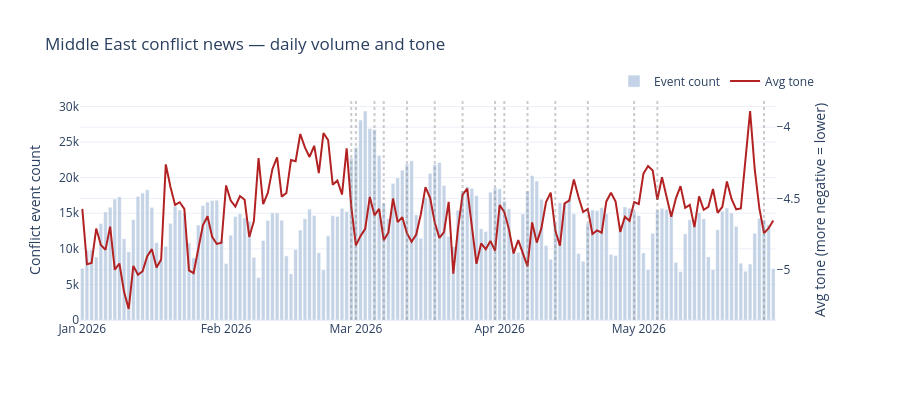

The code cell stored with this chart in its notebook:
### Markdown cell above
## Panel 2 — News signal: GDELT daily volume and tone

Daily count of Middle East conflict events (bars) and the mean tone score (line). The pre-war baseline is already 2,000–4,000 events/day across the 12 FIPS countries; the war shock is the *jump above* that baseline. Tone runs persistently negative — read the sign of changes, not the absolute level.

### Code cell
fig = make_subplots(specs=[[{"secondary_y": True}]])
fig.add_trace(
    go.Bar(
        x=events_daily["event_date"],
        y=events_daily["event_count"],
        name="Event count",
        marker_color="lightsteelblue",
        opacity=0.75,
    ),
    secondary_y=False,
)
fig.add_trace(
    go.Scatter(
        x=events_daily["event_date"],
        y=events_daily["avg_tone"],
        name="Avg tone",
        line=dict(color="firebrick", width=2),
    ),
    secondary_y=True,
)

for _, e in timeline.iterrows():
    fig.add_vline(x=e["event_date"], line_dash="dot", line_color="grey", opacity=0.4)

fig.update_yaxes(title_text="Conflict event count", secondary_y=False)
fig.update_yaxes(title_text="Avg tone (more negative = lower)", secondary_y=True)
fig.update_layout(
    title="Middle East conflict news — daily volume and tone",
    template="plotly_white",
    hovermode="x unified",
    height=400,
    legend=dict(orientation="h", yanchor="bottom", y=1.02, xanchor="right", x=1),
)
fig.show()

### Figure 1 — Plotly figure (JSON) as saved in the notebook; plotly's stock layout.template omitted (floating-point values rounded to 4 significant figures; data arrays with more than 128 entries replaced by an {"elided": "..."} marker saying what was removed)
{"data": [{"marker": {"color": "lightsteelblue"}, "name": "Event count", "opacity": 0.75, "type": "bar", "x": {"elided": "150 str values"}, "xaxis": "x", "y": {"elided": "150 int values"}, "yaxis": "y"}, {"line": {"color": "firebrick", "width": 2}, "name": "Avg tone", "type": "scatter", "x": {"elided": "150 str values"}, "xaxis": "x", "y": {"elided": "150 float values"}, "yaxis": "y2"}], "layout": {"height": 400, "hovermode": "x unified", "legend": {"orientation": "h", "x": 1, "xanchor": "right", "y": 1.02, "yanchor": "bottom"}, "shapes": [{"line": {"color": "grey", "dash": "dot"}, "opacity": 0.4, "type": "line", "x0": "2026-02-28T00:00:00", "x1": "2026-02-28T00:00:00", "xref": "x", "y0": 0, "y1": 1, "yref": "y domain"}, {"line": {"color": "grey", "dash": "dot"}, "opacity": 0.4, "type": "line", "x0": "2026-03-01T00:00:00", "x1": "2026-03-01T00:00:00", "xref": "x", "y0": 0, "y1": 1, "yref": "y domain"}, {"line": {"color": "grey", "dash": "dot"}, "opacity": 0.4, "type": "line", "x0": "2026-03-05T00:00:00", "x1": "2026-03-05T00:00:00", "xref": "x", "y0": 0, "y1": 1, "yref": "y domain"}, {"line": {"color": "grey", "dash": "dot"}, "opacity": 0.4, "type": "line", "x0": "2026-03-07T00:00:00", "x1": "2026-03-07T00:00:00", "xref": "x", "y0": 0, "y1": 1, "yref": "y domain"}, {"line": {"color": "grey", "dash": "dot"}, "opacity": 0.4, "type": "line", "x0": "2026-03-12T00:00:00", "x1": "2026-03-12T00:00:00", "xref": "x", "y0": 0, "y1": 1, "yref": "y domain"}, {"line": {"color": "grey", "dash": "dot"}, "opacity": 0.4, "type": "line", "x0": "2026-03-18T00:00:00", "x1": "2026-03-18T00:00:00", "xref": "x", "y0": 0, "y1": 1, "yref": "y domain"}, {"line": {"color": "grey", "dash": "dot"}, "opacity": 0.4, "type": "line", "x0": "2026-03-24T00:00:00", "x1": "2026-03-24T00:00:00", "xref": "x", "y0": 0, "y1": 1, "yref": "y domain"}, {"line": {"color": "grey", "dash": "dot"}, "opacity": 0.4, "type": "line", "x0": "2026-03-31T00:00:00", "x1": "2026-03-31T00:00:00", "xref": "x", "y0": 0, "y1": 1, "yref": "y domain"}, {"line": {"color": "grey", "dash": "dot"}, "opacity": 0.4, "type": "line", "x0": "2026-04-02T00:00:00", "x1": "2026-04-02T00:00:00", "xref": "x", "y0": 0, "y1": 1, "yref": "y domain"}, {"line": {"color": "grey", "dash": "dot"}, "opacity": 0.4, "type": "line", "x0": "2026-04-07T00:00:00", "x1": "2026-04-07T00:00:00", "xref": "x", "y0": 0, "y1": 1, "yref": "y domain"}, {"line": {"color": "grey", "dash": "dot"}, "opacity": 0.4, "type": "line", "x0": "2026-04-13T00:00:00", "x1": "2026-04-13T00:00:00", "xref": "x", "y0": 0, "y1": 1, "yref": "y domain"}, {"line": {"color": "grey", "dash": "dot"}, "opacity": 0.4, "type": "line", "x0": "2026-04-20T00:00:00", "x1": "2026-04-20T00:00:00", "xref": "x", "y0": 0, "y1": 1, "yref": "y domain"}, {"line": {"color": "grey", "dash": "dot"}, "opacity": 0.4, "type": "line", "x0": "2026-04-30T00:00:00", "x1": "2026-04-30T00:00:00", "xref": "x", "y0": 0, "y1": 1, "yref": "y domain"}, {"line": {"color": "grey", "dash": "dot"}, "opacity": 0.4, "type": "line", "x0": "2026-05-05T00:00:00", "x1": "2026-05-05T00:00:00", "xref": "x", "y0": 0, "y1": 1, "yref": "y domain"}, {"line": {"color": "grey", "dash": "dot"}, "opacity": 0.4, "type": "line", "x0": "2026-05-28T00:00:00", "x1": "2026-05-28T00:00:00", "xref": "x", "y0": 0, "y1": 1, "yref": "y domain"}], "title": {"text": "Middle East conflict news — daily volume and tone"}, "xaxis": {"anchor": "y", "domain": [0.0, 0.94]}, "yaxis": {"anchor": "x", "domain": [0.0, 1.0], "title": {"text": "Conflict event count"}}, "yaxis2": {"anchor": "x", "overlaying": "y", "side": "right", "title": {"text": "Avg tone (more negative = lower)"}}}}
